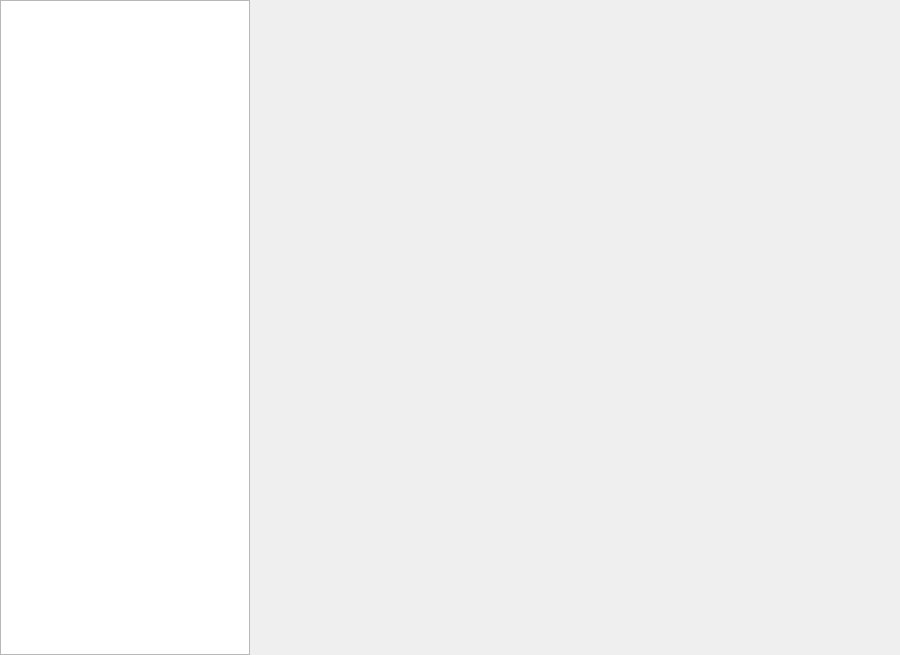
<?xml version="1.0" encoding="UTF-8"?>
<ui version="4.0">
 <class>f_debug</class>
 <widget class="QWidget" name="f_debug">
  <property name="geometry">
   <rect>
    <x>0</x>
    <y>0</y>
    <width>900</width>
    <height>655</height>
   </rect>
  </property>
  <property name="windowTitle">
   <string>SIHMED - Menu</string>
  </property>
  <layout class="QHBoxLayout" name="horizontalLayout">
   <property name="leftMargin">
    <number>0</number>
   </property>
   <property name="topMargin">
    <number>0</number>
   </property>
   <property name="rightMargin">
    <number>0</number>
   </property>
   <property name="bottomMargin">
    <number>0</number>
   </property>
   <item>
    <widget class="QListWidget" name="lw_enlace_menu">
     <property name="minimumSize">
      <size>
       <width>200</width>
       <height>0</height>
      </size>
     </property>
     <property name="maximumSize">
      <size>
       <width>250</width>
       <height>16777215</height>
      </size>
     </property>
     <property name="sizePolicy">
      <sizepolicy hsizetype="Expanding" vsizetype="Expanding">
       <horstretch>0</horstretch>
       <verstretch>0</verstretch>
      </sizepolicy>
     </property>
    </widget>
   </item>
   <item>
    <widget class="QWidget" name="w_ventana" native="true">
     <property name="sizePolicy">
      <sizepolicy hsizetype="Expanding" vsizetype="Expanding">
       <horstretch>1</horstretch>
       <verstretch>0</verstretch>
      </sizepolicy>
     </property>
    </widget>
   </item>
  </layout>
 </widget>
 <resources/>
 <connections/>
</ui>
